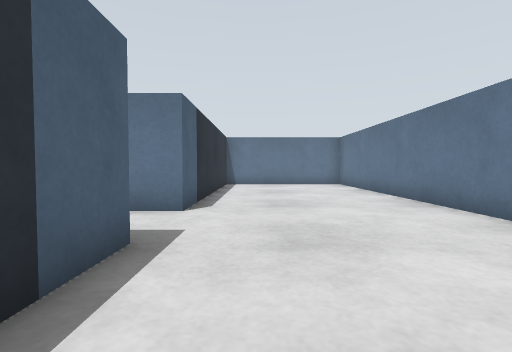
view 1 (above)

16 first-person views from a walk through a Gazebo world. The camera is 0.46 m above the floor, tilts 2° down and sees 85° across. The floor is counted in squares, 0.5 m on a side. Each view is taken from the middle of a square. On the plan, view 1 faces up. The plan holds only what a view shows up to about 11 squares ahead; the rest is blank. The place goes on beyond the plan.

view 2
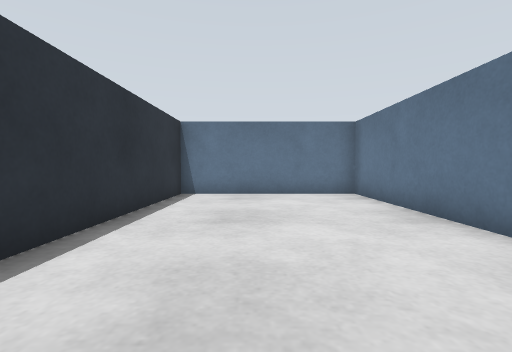

view 3
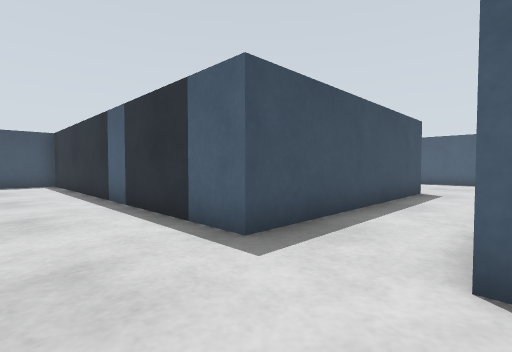

view 4
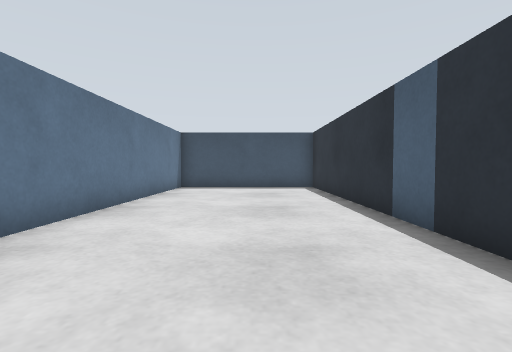

view 5
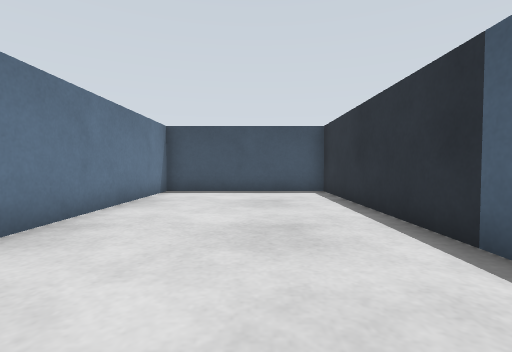

view 6
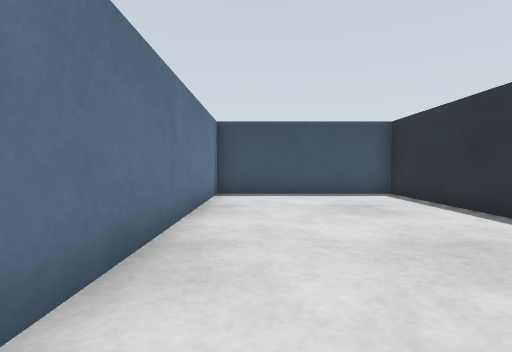

view 7
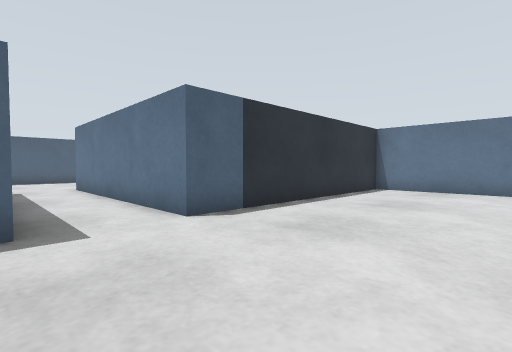

view 8
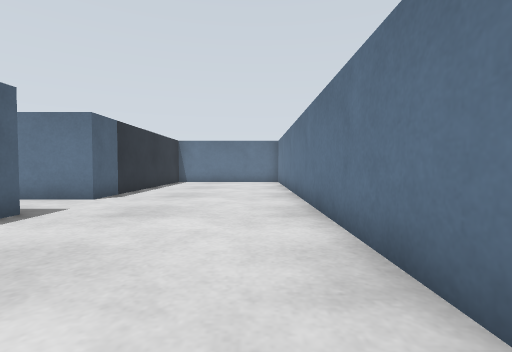

view 9
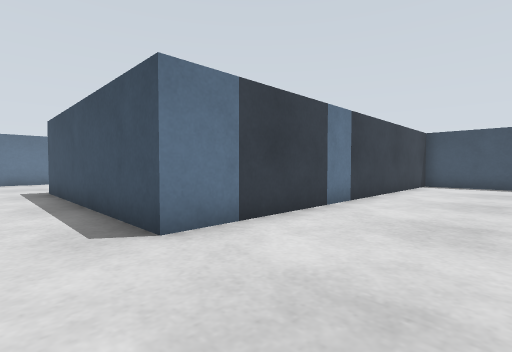

view 10
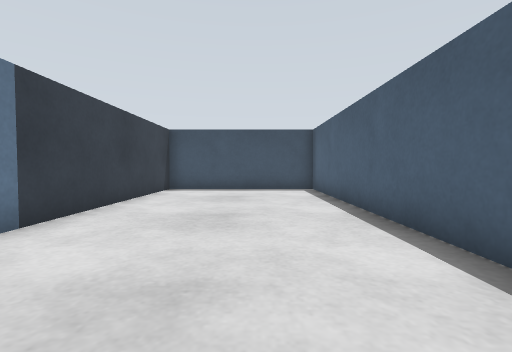

view 11
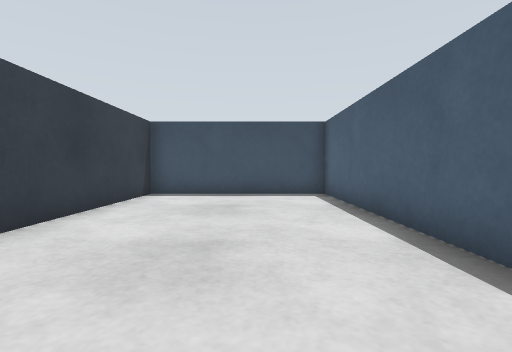

view 12
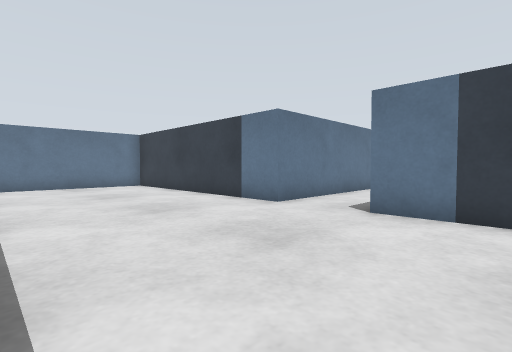

view 13
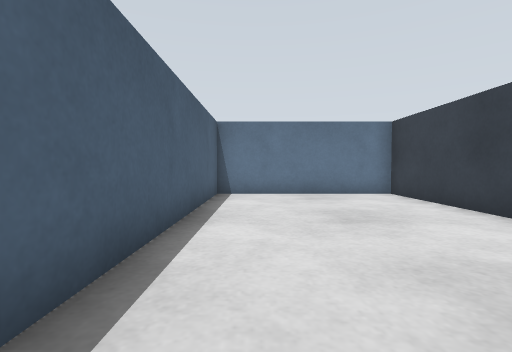

view 14
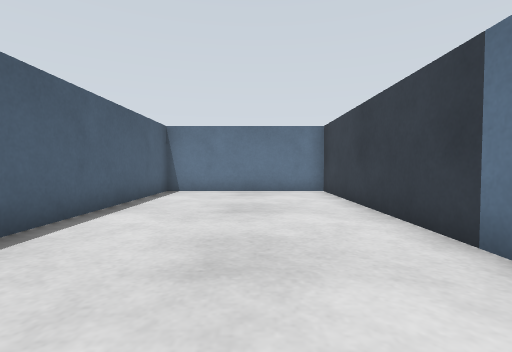

view 15
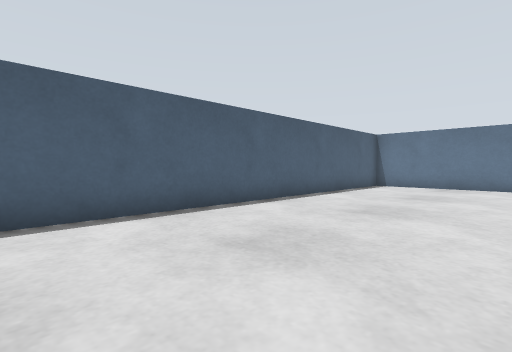

view 16
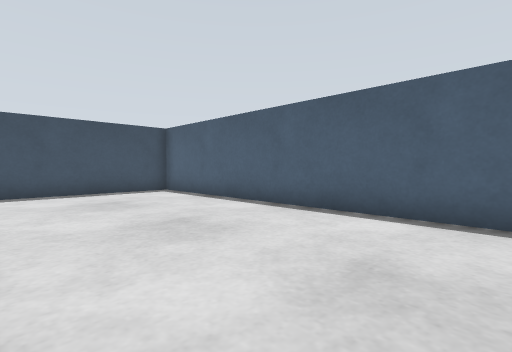

### Floor plan
Key: @ floor where view 1 was taken; # wall or solid block; . floor; B blue box.
Columns run from 16 left of view 1 to 5 right of it. Each row starts with its distance up from view 1.
 15 #######        #######
 14 #......B      B......#
 13 #......B      B......#
 12 #......B      B......#
 11 #......B      B......#
 10 #......B      B......#
  9 #......B      B......#
  8 #......B      B......#
  7 #......#      #......#
  6 #......########......#
  5 #....................#
  4 #....................#
  3 #......########......#
  2 #......#      #......#
  1 #......#      #......#
  0 #......#      #.@....#
 -1 #......#      #......#
 -2 #......#      #......#
 -3 #......B      B......#
 -4 #......B      B......#
 -5 #......B      B......#
 -6 #......B      B......#
 -7 #......B      B......#
 -8 #......B      B......#
 -9 #......B      B......#
-10 #######        #######

Positions as (right, up) in squares from view 1, and headings:
1: (0, 0), facing up
2: (1, 5), facing up
3: (1, 6), facing down-left
4: (1, 3), facing down
5: (1, 1), facing down
6: (3, 0), facing down
7: (3, 3), facing up-left
8: (3, -2), facing up
9: (-13, 5), facing down-right
10: (-13, 2), facing down
11: (-13, 0), facing down
12: (-15, 1), facing up-right
13: (-14, 5), facing up
14: (-12, 4), facing up
15: (-10, 1), facing up-left
16: (-10, 1), facing down-left
